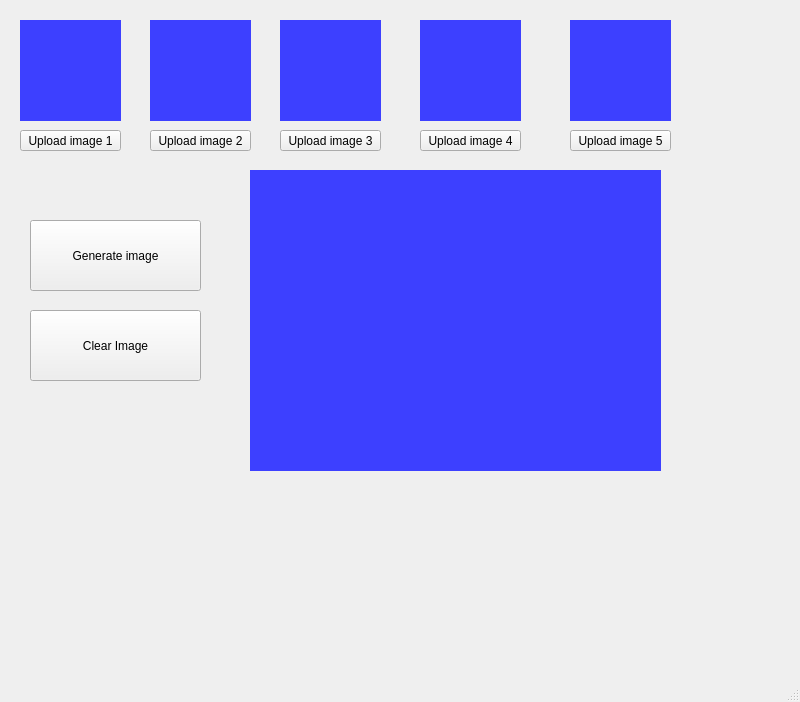
<?xml version="1.0" encoding="UTF-8"?>
<ui version="4.0">
 <class>MainWindow</class>
 <widget class="QMainWindow" name="MainWindow">
  <property name="geometry">
   <rect>
    <x>0</x>
    <y>0</y>
    <width>800</width>
    <height>702</height>
   </rect>
  </property>
  <property name="windowTitle">
   <string>MainWindow</string>
  </property>
  <widget class="QWidget" name="centralwidget">
   <widget class="QPushButton" name="pushButton_3">
    <property name="geometry">
     <rect>
      <x>20</x>
      <y>130</y>
      <width>101</width>
      <height>21</height>
     </rect>
    </property>
    <property name="text">
     <string>Upload image 1</string>
    </property>
   </widget>
   <widget class="QLabel" name="label">
    <property name="geometry">
     <rect>
      <x>20</x>
      <y>20</y>
      <width>101</width>
      <height>101</height>
     </rect>
    </property>
    <property name="styleSheet">
     <string notr="true">background-color: rgb(61, 64, 255)</string>
    </property>
    <property name="text">
     <string/>
    </property>
    <property name="scaledContents">
     <bool>true</bool>
    </property>
   </widget>
   <widget class="QPushButton" name="pushButton_6">
    <property name="geometry">
     <rect>
      <x>30</x>
      <y>220</y>
      <width>171</width>
      <height>71</height>
     </rect>
    </property>
    <property name="text">
     <string>Generate image</string>
    </property>
   </widget>
   <widget class="QLabel" name="label_6">
    <property name="geometry">
     <rect>
      <x>250</x>
      <y>170</y>
      <width>411</width>
      <height>301</height>
     </rect>
    </property>
    <property name="styleSheet">
     <string notr="true">background-color: rgb(61, 64, 255)</string>
    </property>
    <property name="text">
     <string/>
    </property>
    <property name="scaledContents">
     <bool>true</bool>
    </property>
   </widget>
   <widget class="QLabel" name="label_2">
    <property name="geometry">
     <rect>
      <x>150</x>
      <y>20</y>
      <width>101</width>
      <height>101</height>
     </rect>
    </property>
    <property name="styleSheet">
     <string notr="true">background-color: rgb(61, 64, 255)</string>
    </property>
    <property name="text">
     <string/>
    </property>
    <property name="scaledContents">
     <bool>true</bool>
    </property>
   </widget>
   <widget class="QPushButton" name="pushButton_4">
    <property name="geometry">
     <rect>
      <x>150</x>
      <y>130</y>
      <width>101</width>
      <height>21</height>
     </rect>
    </property>
    <property name="text">
     <string>Upload image 2</string>
    </property>
   </widget>
   <widget class="QLabel" name="label_3">
    <property name="geometry">
     <rect>
      <x>280</x>
      <y>20</y>
      <width>101</width>
      <height>101</height>
     </rect>
    </property>
    <property name="styleSheet">
     <string notr="true">background-color: rgb(61, 64, 255)</string>
    </property>
    <property name="text">
     <string/>
    </property>
    <property name="scaledContents">
     <bool>true</bool>
    </property>
   </widget>
   <widget class="QPushButton" name="pushButton_5">
    <property name="geometry">
     <rect>
      <x>280</x>
      <y>130</y>
      <width>101</width>
      <height>21</height>
     </rect>
    </property>
    <property name="text">
     <string>Upload image 3</string>
    </property>
   </widget>
   <widget class="QLabel" name="label_4">
    <property name="geometry">
     <rect>
      <x>420</x>
      <y>20</y>
      <width>101</width>
      <height>101</height>
     </rect>
    </property>
    <property name="styleSheet">
     <string notr="true">background-color: rgb(61, 64, 255)</string>
    </property>
    <property name="text">
     <string/>
    </property>
    <property name="scaledContents">
     <bool>true</bool>
    </property>
   </widget>
   <widget class="QPushButton" name="pushButton_7">
    <property name="geometry">
     <rect>
      <x>420</x>
      <y>130</y>
      <width>101</width>
      <height>21</height>
     </rect>
    </property>
    <property name="text">
     <string>Upload image 4</string>
    </property>
   </widget>
   <widget class="QLabel" name="label_5">
    <property name="geometry">
     <rect>
      <x>570</x>
      <y>20</y>
      <width>101</width>
      <height>101</height>
     </rect>
    </property>
    <property name="styleSheet">
     <string notr="true">background-color: rgb(61, 64, 255)</string>
    </property>
    <property name="text">
     <string/>
    </property>
    <property name="scaledContents">
     <bool>true</bool>
    </property>
   </widget>
   <widget class="QPushButton" name="pushButton_8">
    <property name="geometry">
     <rect>
      <x>570</x>
      <y>130</y>
      <width>101</width>
      <height>21</height>
     </rect>
    </property>
    <property name="text">
     <string>Upload image 5</string>
    </property>
   </widget>
   <widget class="QPushButton" name="pushButton">
    <property name="geometry">
     <rect>
      <x>30</x>
      <y>310</y>
      <width>171</width>
      <height>71</height>
     </rect>
    </property>
    <property name="text">
     <string>Clear Image</string>
    </property>
   </widget>
  </widget>
  <widget class="QMenuBar" name="menubar">
   <property name="geometry">
    <rect>
     <x>0</x>
     <y>0</y>
     <width>800</width>
     <height>17</height>
    </rect>
   </property>
  </widget>
  <widget class="QStatusBar" name="statusbar"/>
 </widget>
 <resources/>
 <connections>
  <connection>
   <sender>pushButton_3</sender>
   <signal>clicked()</signal>
   <receiver>label</receiver>
   <slot>clear()</slot>
   <hints>
    <hint type="sourcelabel">
     <x>57</x>
     <y>192</y>
    </hint>
    <hint type="destinationlabel">
     <x>65</x>
     <y>147</y>
    </hint>
   </hints>
  </connection>
 </connections>
</ui>
